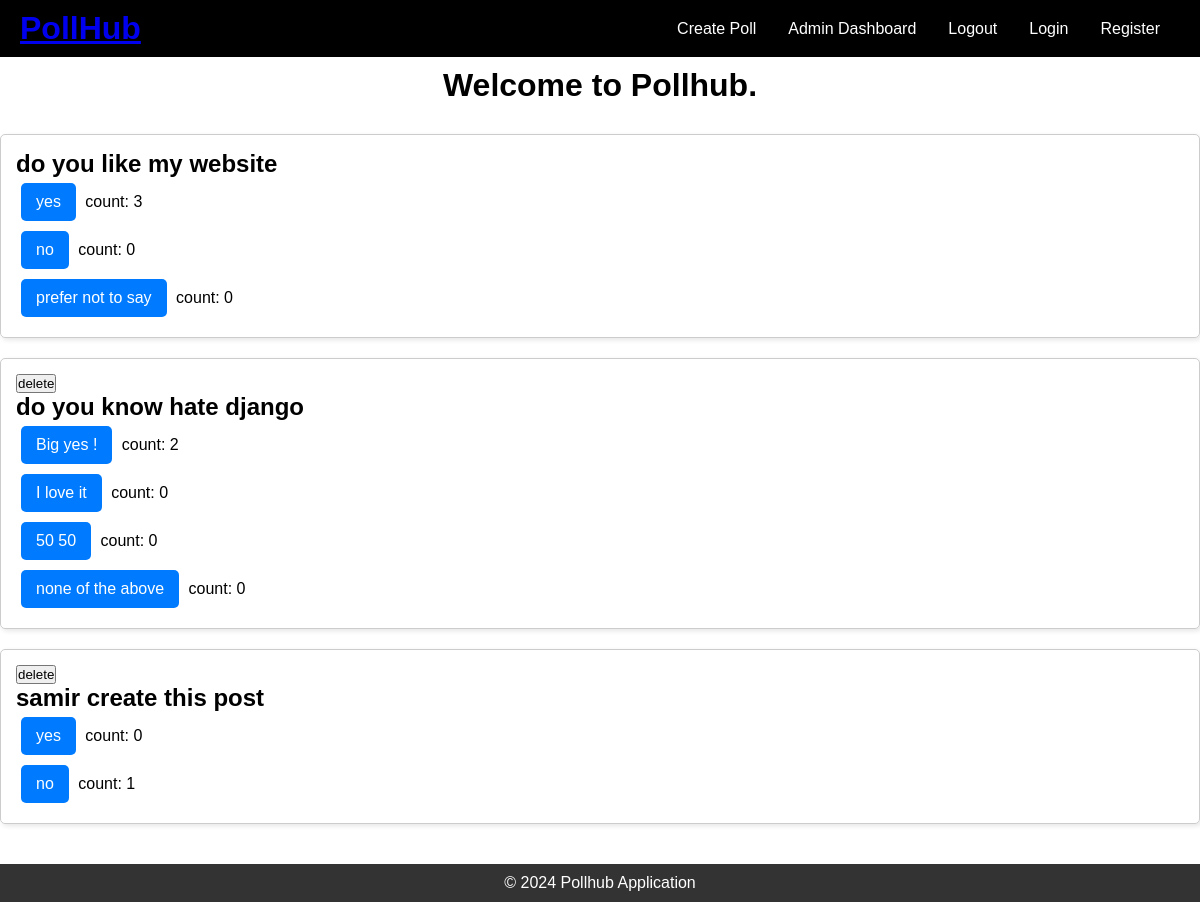
The page / (signed in) on the database its author committed.
### poll/models.py (models this page shows, shortened)
class Poll(models.Model):
    creater = models.ForeignKey(User, on_delete=models.CASCADE)
    question = models.TextField(max_length=500)
    option_1 = models.CharField(max_length=100)
    option_2 = models.CharField(max_length=100)
    option_3 = models.CharField(max_length=100, null=True, blank=True)
    option_4 = models.CharField(max_length=100, null=True, blank=True)
    vote_count_opt1 = models.IntegerField(default=0)
    vote_count_opt2 = models.IntegerField(default=0)
    vote_count_opt3 = models.IntegerField(default=0)
    vote_count_opt4 = models.IntegerField(default=0)
    total_vote_count = models.IntegerField(default=0)
    created_at = models.DateField(auto_now_add=True)

class Vote(models.Model):
    user = models.ForeignKey(User, on_delete=models.CASCADE)
    poll = models.ForeignKey(Poll, on_delete=models.CASCADE)
    selected_option = models.IntegerField()

### poll/views.py (the view)
# urls.py: path('',views.index),
def index(request):
   polls=Poll.objects.all()
   context={"polls":polls}
   if request.user.is_authenticated:
      votes=Vote.objects.filter(user=request.user)
      context["user"]=request.user
      context["votes"]=votes
   return render(request,"index.html",context=context)

### poll/templates/index.html (shortened to what this page needs)
{% extends 'layout.html' %}
{% block content %}
<h1 class="center">Welcome to Pollhub.</h1>
<div class="polls">
  <div class="poll">
    {% for poll in polls %}
    <div class="poll-item">
  {% if user.id == poll.creater.id %}
    <form method="post" action="{% url 'delete_poll' poll.id %}">
    <button type="submit" >delete</button>
    </form>
    {% endif %}
      <h2>{{ poll.question }}</h2>
      <form method="POST" action="{% url 'vote' poll.id %}">
        <button type="submit" class="vote-button" name="option" value="1">
          {{ poll.option_1 }}
        </button>
        <span>
        {% for vote in votes %}
            {% if vote.poll.id == poll.id %}
            count: {{poll.vote_count_opt1}}
            {%endif%}
            {%endfor%}
        </span>
      </form>
      <form method="POST" action="{% url 'vote' poll.id %}">
        <button type="submit" class="vote-button" name="option" value="2">
          {{ poll.option_2 }}
        </button>
        <span>
        {% for vote in votes %}
            {% if vote.poll.id == poll.id %}
            count: {{poll.vote_count_opt2}}
            {%endif%}
            {%endfor%}
        </span>
      </form>
      {% if poll.option_3 %}
      <form method="POST" action="{% url 'vote' poll.id %}">
        <button type="submit" class="vote-button" name="option" value="3">
          {{ poll.option_3 }}
        </button>
        <span>
            {% for vote in votes %}
                {% if vote.poll.id == poll.id %}
                count: {{poll.vote_count_opt3}}
                {%endif%}
                {%endfor%}
            </span>
      </form>
      {% endif %}
      {% if poll.option_4 %}
      <form method="POST" action="{% url 'vote' poll.id %}">
        <button type="submit" class="vote-button" name="option" value="4">
          {{ poll.option_4 }}
        </button>
        <span>
            {% for vote in votes %}
                {% if vote.poll.id == poll.id %}
                count: {{poll.vote_count_opt3}}
                {%endif%}
                {%endfor%}
            </span>
      </form>
      {% endif %}
    </div>
    {% endfor %}
  </div>
</div>
{% endblock %}

### templates/layout.html (shortened to what this page needs)
<!DOCTYPE html>
{% load static %}
<html lang="en">
  <head>
    <link rel="stylesheet" href="{% static 'css/index.css' %}" />
  </head>
  <body>
    <header class="header">
      <h1 class="logo">
        <a href="/">
          PollHub
        </a>
      </h1>
      <nav class="nav">
        <ul>
          <li><a href="{% url 'create_poll' %}">Create Poll</a></li>
          <li><a href="{% url 'admin:index' %}">Admin Dashboard</a></li>
          <li><a href="{% url 'logout' %}">Logout</a></li>
          <li><a href="{% url 'login' %}">Login</a></li>
          <li><a href="{% url 'register' %}">Register</a></li>
        </ul>
      </nav>
    </header>
    <div class="container">{% block content %} {% endblock %}</div>
    <footer>
      <p>&copy; 2024 Pollhub Application</p>
    </footer>
  </body>
</html>

### static/css/index.css (style rules this page uses)
* { margin: 0; padding: 0; box-sizing: border-box; }
body { font-family: Arial, sans-serif; margin: 0; display: flex; flex-direction: column; min-height: 100vh; padding: 0; }
.header { display: flex; background-color: black; justify-content: space-between; align-items: center; padding: 10px 20px; color: white; flex-direction: row; }
nav ul { display: flex; align-items: center; gap: 12px; list-style-type: none; margin: 0; padding: 0; display: flex; }
nav ul li { margin-right: 20px; }
nav ul li a { color: white; text-decoration: none; }
.container { flex: 1; }
footer { text-align: center; margin-top: 20px; padding: 10px; background-color: #333; color: white; }

### poll/templates/index.html (style rules this page uses)
.center { padding: 10px 8px; text-align: center; }
.poll-item { margin: 20px 0; border: 1px solid #ccc; border-radius: 5px; padding: 15px; box-shadow: 2px 2px 5px rgba(0, 0, 0, 0.1); transition: background-color 0.3s ease; }
.vote-button { margin: 5px; padding: 10px 15px; border: none; border-radius: 5px; background-color: #007bff; color: white; cursor: pointer; font-size: 16px; transition: background-color 0.3s ease; }

### rows shown on the page
Poll: question "do you like my website", option_1 "yes", vote_count_opt1 "3", option_2 "no", vote_count_opt2 "0", option_3 "prefer not to say", vote_count_opt3 "0"
Poll: shows "delete", question "do you know hate django", option_1 "Big yes !", vote_count_opt1 "2", option_2 "I love it", vote_count_opt2 "0", option_3 "50 50", vote_count_opt3 "0", option_4 "none of the above"
Poll: shows "delete", question "samir create this post", option_1 "yes", vote_count_opt1 "0", option_2 "no", vote_count_opt2 "1"
